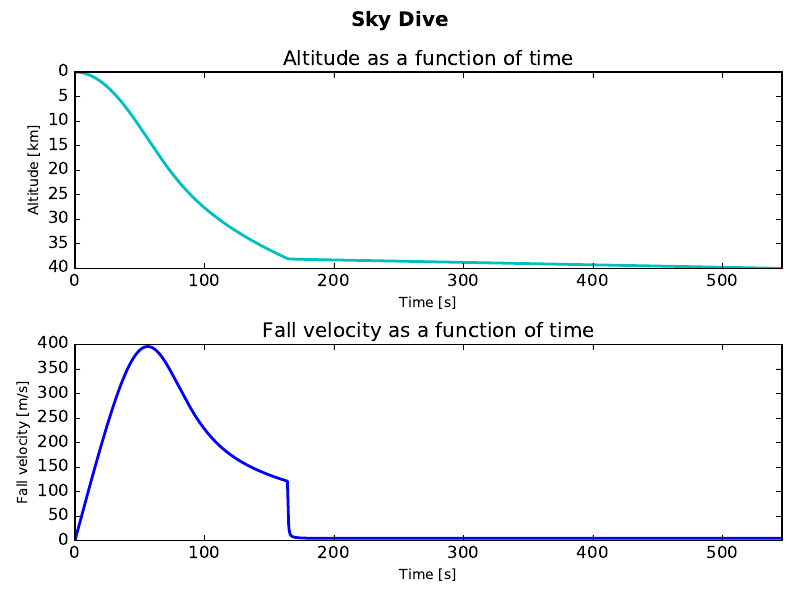

This chart was generated by the following Python code:
import numpy as np
import matplotlib.pyplot as plt
from scipy.integrate import odeint

g = 9.8  # gravitational constant
m = 118  # mass of the jumper with equipment
t = np.linspace(0, 546, 100000)  # array with 100k moments in time between 0 and 546 s

def func_der_list1(deriv1, t1):  # function returning the derivative of the functions in deriv1 = [altitude, velocity] for phase 1
    z1, v1 = deriv1[0], deriv1[1]  # calls altitude z1 and velocity v1
    A = .85  # cross section
    C = .2  # drag coefficient
    rho = 1.22*np.e**(z1/10000-4)  # air density
    return [v1, g-1/2*rho*C*A*v1**2/m]

y = odeint(func_der_list1, [0, 0], t)  # performs the integration routine as if the whole flight were in phase 1

ind = y[:,0] >= 38000  # finds the Boolean array for the values of the altitude >= 38000, where phase 2 starts

def func_der_list2(deriv2, t2):  # function returning the derivative of the functions in deriv1 = [altitude, velocity] for phase 2
    v2 = deriv2[1]  # calls velocity v2
    A = 1+50*(1-np.e**(-(t2-tJ)/5))/(1+np.e**(-(t2-tJ)/5))  # cross section
    C = 1.5  # drag coefficient
    rho = 1.22  # air density
    return [v2, g-1/2*rho*C*A*v2**2/m]

tJ = t[ind][0]  # calls tJ the time where the first value of altitude >= 38000 is found
y[ind] = odeint(func_der_list2, [y[ind, 0][0], y[ind, 1][0]], t[ind])  # performs the integration routine for phase 2 and overwrites the previous values

z = y[:,0]  # calls altitude z
v = y[:,1]  # calls velocity v
plt.suptitle('Sky Dive', size='large', weight='bold')  # general title for the page

# first plot
plt.subplot(211)
plt.plot(t, z/1000, linewidth=2, color='c')
plt.title('Altitude as a function of time')
plt.xlabel('Time [s]', size='small')
plt.xlim(0, 546)
plt.ylabel('Altitude [km]', size='small')
plt.ylim(40, 0)  # reversed y to show that the jumper is falling

# second plot
plt.subplot(212)
plt.plot(t, v, linewidth=2)
plt.title('Fall velocity as a function of time')
plt.xlabel('Time [s]', size='small')
plt.xlim(0, 546)
plt.ylabel('Fall velocity [m/s]', size='small')

# layout adjusting for the subplots not to overlap
plt.tight_layout()
plt.subplots_adjust(top=.88)

# save plot
plt.savefig('skydive.pdf')

# the function returns a boolean array where the True values occur where there is a change in the sign of the function
def findrootindex(function):
    return [np.diff(np.sign(function)) != 0]  # use the result with [1:] slice of the initial array!

# maximum velocity
maxindex = findrootindex(np.diff(v))  # finds where sign of change in v changes sign, use with [2:] slice of the initial array!
print("The maximum velocity is {:.2f} km/h.".format(v[2:][maxindex][0]*3.6))  # finds max v: when change in v changes sign for the first time and converts into km/h
print("The maximum velocity is reached after {:.2f} s.".format(t[2:][maxindex][0]))  # finds time when max v is reached

# total duration of the flight
totflightindex = findrootindex(z - 40000)  # finds where z is first more than 40000
print("The total time of flight is {:.2f} s.".format(t[1:][totflightindex][0]))  # finds the total time of flight
print("The terminal velocity on the ground is {:.2f} m/s.".format(v[1:][totflightindex][0]))  # finds the velocity on the ground